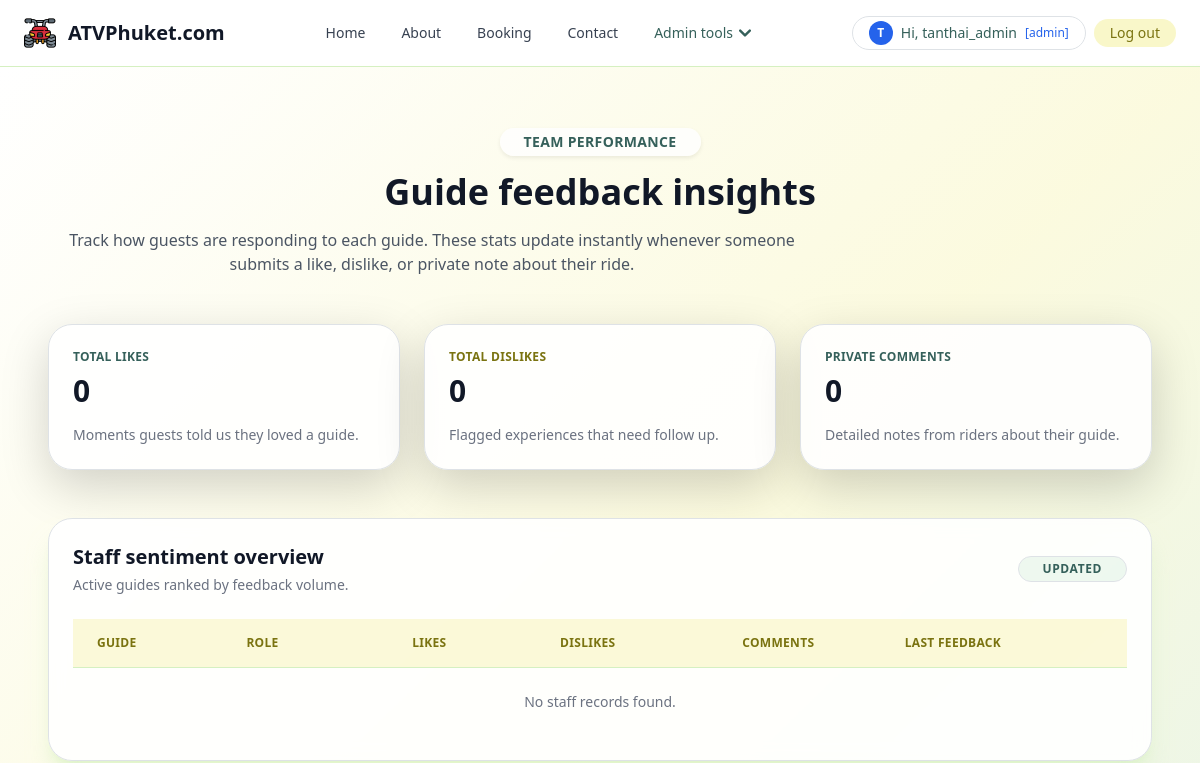
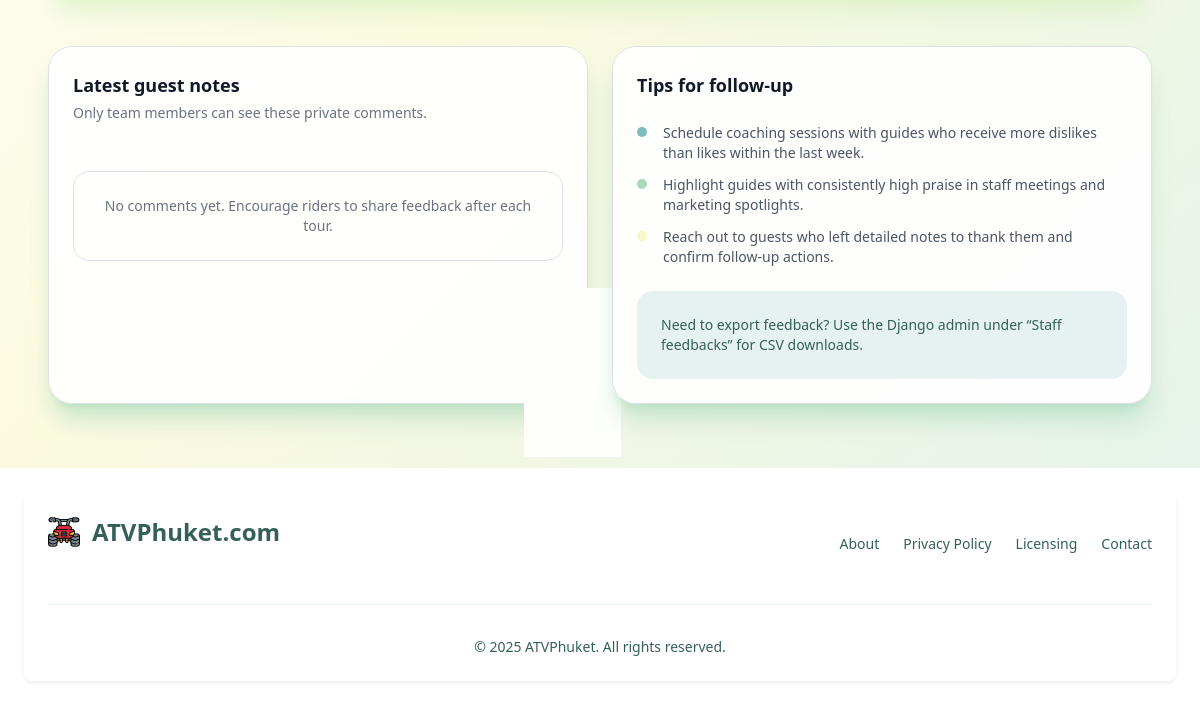
Before: /staff/insights/ (signed in) with the older database file (2 pictures, top to bottom).
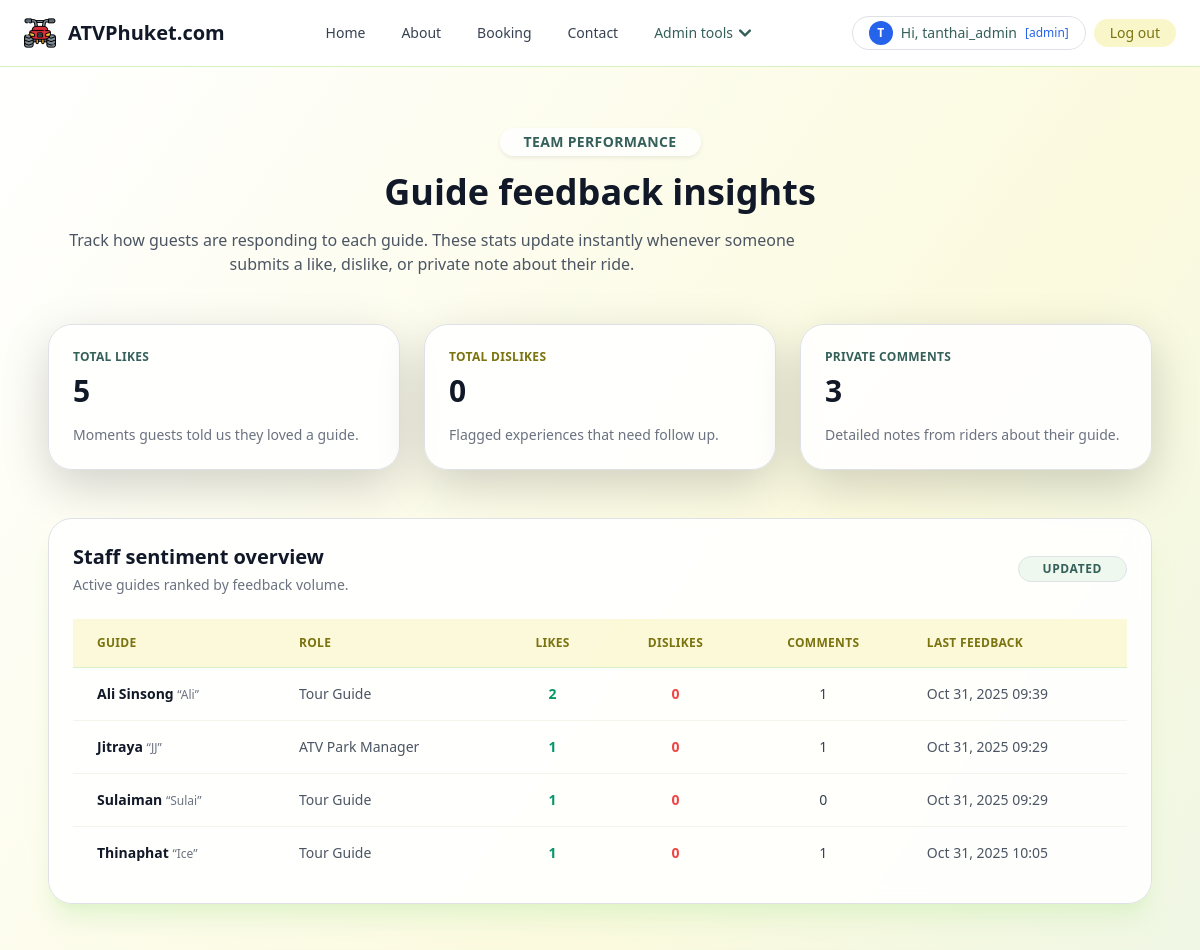
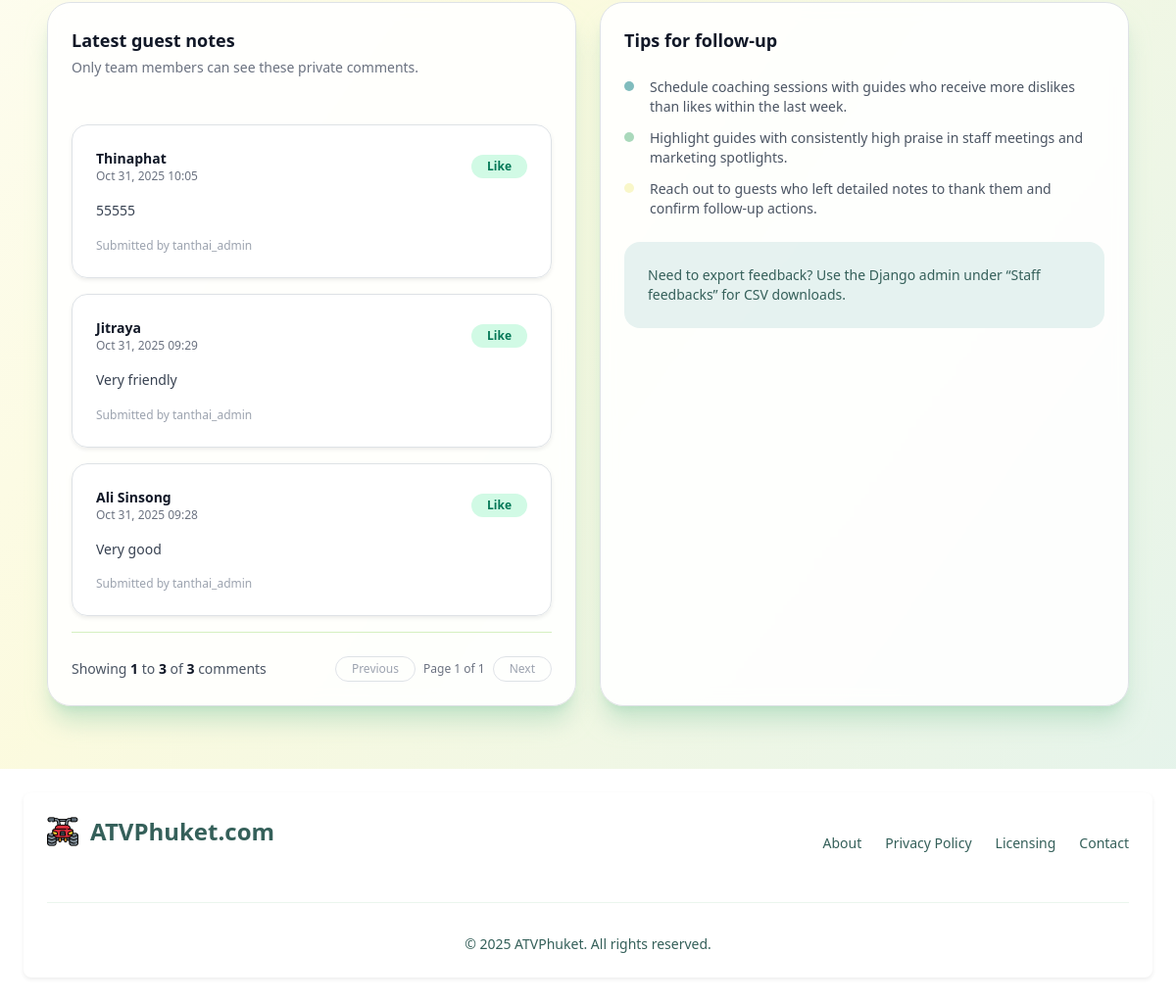
After: the same page with the newer database file (2 pictures, top to bottom).
### myapp/models.py (models this page shows, shortened)
class Staff(models.Model):
    name = models.CharField(max_length=100)
    nickname = models.CharField(max_length=60, blank=True)
    role = models.CharField(max_length=120, blank=True)
    years_experience = models.PositiveIntegerField(default=0)
    bio = models.TextField(blank=True)
    likes = models.TextField(blank=True)
    dislikes = models.TextField(blank=True)
    comment = models.TextField(blank=True)
    avatar = models.ImageField(upload_to="staff/", blank=True)
    active = models.BooleanField(default=True)
    display_order = models.PositiveIntegerField(default=0)
    class Meta:
        ordering = ["display_order", "name"]

class StaffFeedback(models.Model):
    class Sentiment(models.TextChoices):
        LIKE = "like", "Like"
        DISLIKE = "dislike", "Dislike"
        NONE = "none", "No vote"
    staff = models.ForeignKey(Staff, on_delete=models.CASCADE, related_name="feedback")
    user = models.ForeignKey(User, on_delete=models.CASCADE, related_name="staff_feedback")
    sentiment = models.CharField(max_length=10, choices=Sentiment.choices, default=Sentiment.NONE)
    comment = models.TextField(blank=True)
    created_at = models.DateTimeField(auto_now_add=True)
    updated_at = models.DateTimeField(auto_now=True)
    class Meta:
        unique_together = ("staff", "user")
        ordering = ["-updated_at"]

### myapp/views.py (the view)
# urls.py: path('staff/insights/', views.staff_insights, name='staff-insights'),
@login_required(login_url="/login")
def staff_insights(request: HttpRequest) -> HttpResponse:
    profile = _get_profile(request.user)
    if not (
        request.user.is_staff
        or request.user.is_superuser
        or (profile and profile.usertype == "admin")
    ):
        return HttpResponse("Forbidden", status=403)
    comment_filter = ~Q(feedback__comment__isnull=True) & ~Q(feedback__comment__exact="")
    staff_stats = (
        Staff.objects.all()
        .annotate(
            likes_count=Count(
                "feedback", filter=Q(feedback__sentiment=StaffFeedback.Sentiment.LIKE)
            ),
            dislikes_count=Count(
                "feedback", filter=Q(feedback__sentiment=StaffFeedback.Sentiment.DISLIKE)
            ),
            comment_count=Count("feedback", filter=comment_filter),
            latest_feedback=Max("feedback__created_at"),
        )
        .order_by("display_order", "name")
    )
    totals = StaffFeedback.objects.aggregate(
        total_likes=Count("id", filter=Q(sentiment=StaffFeedback.Sentiment.LIKE)),
        total_dislikes=Count("id", filter=Q(sentiment=StaffFeedback.Sentiment.DISLIKE)),
        total_comments=Count("id", filter=~Q(comment__isnull=True) & ~Q(comment__exact="")),
    )
    feedback_qs = (
        StaffFeedback.objects.select_related("staff", "user")
        .exclude(comment__isnull=True)
        .exclude(comment__exact="")
        .order_by("-created_at")
    )
    paginator = Paginator(feedback_qs, 6)
    page_number = request.GET.get("page")
    recent_page = paginator.get_page(page_number)
    context = {
        "staff_stats": staff_stats,
        "totals": totals,
        "recent_feedback_page": recent_page,
    }
    return render(request, "myapp/staff_insights.html", context)

### myapp/views.py (called while the page is built)
def _get_profile(user: User) -> Profile | None:
    try:
        return user.profile
    except Profile.DoesNotExist:
        return None

### myapp/template/myapp/staff_insights.html (shortened to what the changed rows need)
{% extends 'myapp/base.html' %}
{% load static %}
{% block content %}
<script src="https://cdn.tailwindcss.com"></script>
<section class="bg-gradient-to-br from-white via-[#F9F7C9]/60 to-[#AAD9BB]/30 py-16">
  <div class="mx-auto flex max-w-6xl flex-col gap-12 px-4 sm:px-6 lg:px-8">
    <header class="space-y-4 text-center lg:text-left">
      <h1 class="text-3xl font-bold text-gray-900 sm:text-4xl">Guide feedback insights</h1>
    </header>
    <div class="grid gap-6 sm:grid-cols-2 lg:grid-cols-3">
      <div class="rounded-3xl border border-[#D5F0C1] bg-white/90 p-6 shadow-lg shadow-[#D5F0C1]/50">
        <p class="text-xs font-semibold uppercase tracking-wide text-[#35605A]">Total likes</p>
        <p class="mt-2 text-3xl font-bold text-gray-900">{{ totals.total_likes|default:0 }}</p>
        <p class="mt-3 text-sm text-gray-500">Moments guests told us they loved a guide.</p>
      </div>
      <div class="rounded-3xl border border-[#80BCBD] bg-white/90 p-6 shadow-lg shadow-[#80BCBD]/50 sm:col-span-2 lg:col-span-1">
        <p class="text-xs font-semibold uppercase tracking-wide text-[#35605A]">Private comments</p>
        <p class="mt-2 text-3xl font-bold text-gray-900">{{ totals.total_comments|default:0 }}</p>
        <p class="mt-3 text-sm text-gray-500">Detailed notes from riders about their guide.</p>
      </div>
    </div>
    <div class="rounded-3xl border border-white/60 bg-white/90 p-6 shadow-xl shadow-[#D5F0C1]/60 backdrop-blur">
      <div class="flex flex-col gap-6 lg:flex-row lg:items-center lg:justify-between">
        <div>
          <h2 class="text-xl font-semibold text-gray-900">Staff sentiment overview</h2>
        </div>
      </div>
      <div class="mt-6 overflow-x-auto">
        <table class="min-w-full divide-y divide-[#D5F0C1] text-left text-sm text-gray-700">
          <thead class="bg-[#F9F7C9]/70 text-xs font-semibold uppercase tracking-wide text-[#7A7310]">
            <tr>
              <th scope="col" class="px-4 py-3">Guide</th>
              <th scope="col" class="px-4 py-3">Role</th>
              <th scope="col" class="px-4 py-3 text-center">Likes</th>
              <th scope="col" class="px-4 py-3 text-center">Dislikes</th>
              <th scope="col" class="px-4 py-3 text-center">Comments</th>
              <th scope="col" class="px-4 py-3">Last feedback</th>
            </tr>
          </thead>
          <tbody class="divide-y divide-[#F0F7EA]">
            {% for staff in staff_stats %}
            <tr class="transition hover:bg-[#F9F7C9]/50">
              <td class="px-4 py-3 font-semibold text-gray-900">
                {{ staff.name }}
                {% if staff.nickname %}
                <span class="text-xs font-normal text-gray-500">“{{ staff.nickname }}”</span>
                {% endif %}
              </td>
              <td class="px-4 py-3 text-gray-600">{{ staff.role|default:"—" }}</td>
              <td class="px-4 py-3 text-center font-semibold text-emerald-600">{{ staff.likes_count }}</td>
              <td class="px-4 py-3 text-center font-semibold text-red-500">{{ staff.dislikes_count }}</td>
              <td class="px-4 py-3 text-center text-gray-700">{{ staff.comment_count }}</td>
              <td class="px-4 py-3 text-gray-600">
                {% if staff.latest_feedback %}
                  {{ staff.latest_feedback|date:"M d, Y H:i" }}
                {% else %}
                  <span class="text-gray-400">No feedback yet</span>
                {% endif %}
              </td>
            </tr>
            {% empty %}
            <tr>
              <td colspan="6" class="px-4 py-6 text-center text-gray-500">No staff records found.</td>
            </tr>
            {% endfor %}
          </tbody>
        </table>
      </div>
    </div>
    <div class="grid gap-6 lg:grid-cols-2">
      <div class="rounded-3xl border border-white/60 bg-white/90 p-6 shadow-xl shadow-[#AAD9BB]/60 backdrop-blur">
        <div class="mt-5 space-y-4">
          {% if recent_feedback_page %}
            {% for entry in recent_feedback_page %}
            <article class="rounded-2xl border border-[#D5F0C1] bg-white/95 p-4 shadow-sm">
              <div class="flex items-center justify-between">
                <div>
                  <p class="text-sm font-semibold text-gray-900">{{ entry.staff.name }}</p>
                  <p class="text-xs text-gray-500">{{ entry.created_at|date:"M d, Y H:i" }}</p>
                </div>
                <span class="rounded-full px-3 py-1 text-xs font-semibold {% if entry.sentiment == entry.Sentiment.LIKE %}bg-emerald-100 text-emerald-700{% elif entry.sentiment == entry.Sentiment.DISLIKE %}bg-red-100 text-red-600{% else %}bg-gray-100 text-gray-600{% endif %}">
                  {{ entry.get_sentiment_display }}
                </span>
              </div>
              <p class="mt-3 text-sm text-gray-700 leading-relaxed">{{ entry.comment }}</p>
              <p class="mt-3 text-xs text-gray-400">Submitted by {{ entry.user.get_full_name|default:entry.user.username }}</p>
            </article>
            {% endfor %}
            <nav class="flex items-center justify-between border-t border-[#D5F0C1] pt-4 text-sm text-gray-600">
              <div>
                Showing
                <span class="font-semibold text-gray-900">
                  {{ recent_feedback_page.start_index }}
                </span>
                to
                <span class="font-semibold text-gray-900">
                  {{ recent_feedback_page.end_index }}
                </span>
                of
                <span class="font-semibold text-gray-900">
                  {{ recent_feedback_page.paginator.count }}
                </span>
                comments
              </div>
              <div class="flex items-center gap-2">
                {% if recent_feedback_page.has_previous %}
                <a href="?page={{ recent_feedback_page.previous_page_number }}" class="inline-flex items-center rounded-full border border-[#AAD9BB] px-3 py-1 text-xs font-semibold text-[#35605A] transition hover:bg-[#AAD9BB]/40">
                  Previous
                </a>
                {% else %}
                <span class="inline-flex items-center rounded-full border border-gray-200 px-3 py-1 text-xs text-gray-400">Previous</span>
                {% endif %}
                <span class="text-xs text-gray-500">
                  Page {{ recent_feedback_page.number }} of {{ recent_feedback_page.paginator.num_pages }}
                </span>
                {% if recent_feedback_page.has_next %}
                <a href="?page={{ recent_feedback_page.next_page_number }}" class="inline-flex items-center rounded-full border border-[#AAD9BB] px-3 py-1 text-xs font-semibold text-[#35605A] transition hover:bg-[#AAD9BB]/40">
                  Next
                </a>
                {% else %}
                <span class="inline-flex items-center rounded-full border border-gray-200 px-3 py-1 text-xs text-gray-400">Next</span>
                {% endif %}
              </div>
            </nav>
          {% else %}
          <p class="rounded-2xl border border-dashed border-[#D5F0C1] px-4 py-6 text-center text-sm text-gray-500">No comments yet. Encourage riders to share feedback after each tour.</p>
          {% endif %}
        </div>
      </div>
    </div>
  </div>
</section>
{% endblock content %}

Changed rows visible on the page:
added Staff: name "Ali Sinsong", nickname "Ali", role "Tour Guide", likes_count "2", dislikes_count "0", comment_count "1", latest_feedback "Oct 31, 2025 09:39"
added Staff: name "Jitraya", nickname "JJ", role "ATV Park Manager", likes_count "1", dislikes_count "0", comment_count "1", latest_feedback "Oct 31, 2025 09:29"
added Staff: name "Sulaiman", nickname "Sulai", role "Tour Guide", likes_count "1", dislikes_count "0", comment_count "0", latest_feedback "Oct 31, 2025 09:29"
added Staff: name "Thinaphat", nickname "Ice", role "Tour Guide", likes_count "1", dislikes_count "0", comment_count "1", latest_feedback "Oct 31, 2025 10:05"
added StaffFeedback: staff.name "Thinaphat", created_at "Oct 31, 2025 10:05", sentiment "Like", comment "55555", user.get_full_name "tanthai_admin"
added StaffFeedback: staff.name "Jitraya", created_at "Oct 31, 2025 09:29", sentiment "Like", comment "Very friendly", user.get_full_name "tanthai_admin"
added StaffFeedback: staff.name "Ali Sinsong", created_at "Oct 31, 2025 09:28", sentiment "Like", comment "Very good", user.get_full_name "tanthai_admin"
Other visible differences:
{{ totals.total_likes|default:0 }}: "0" → "5"
{{ totals.total_comments|default:0 }}: "0" → "3"
{{ recent_feedback_page.start_index }}: (not shown) → "1"
{{ recent_feedback_page.end_index }}: (not shown) → "3"
{{ recent_feedback_page.paginator.count }}: (not shown) → "3"
{{ recent_feedback_page.number }}: (not shown) → "1"
{{ recent_feedback_page.paginator.num_pages }}: (not shown) → "1"
text no longer shown: "No staff records found. No comments yet. Encourage riders to share feedback after each tour."
text now shown: "Showing to of comments Previous Page of Next"
